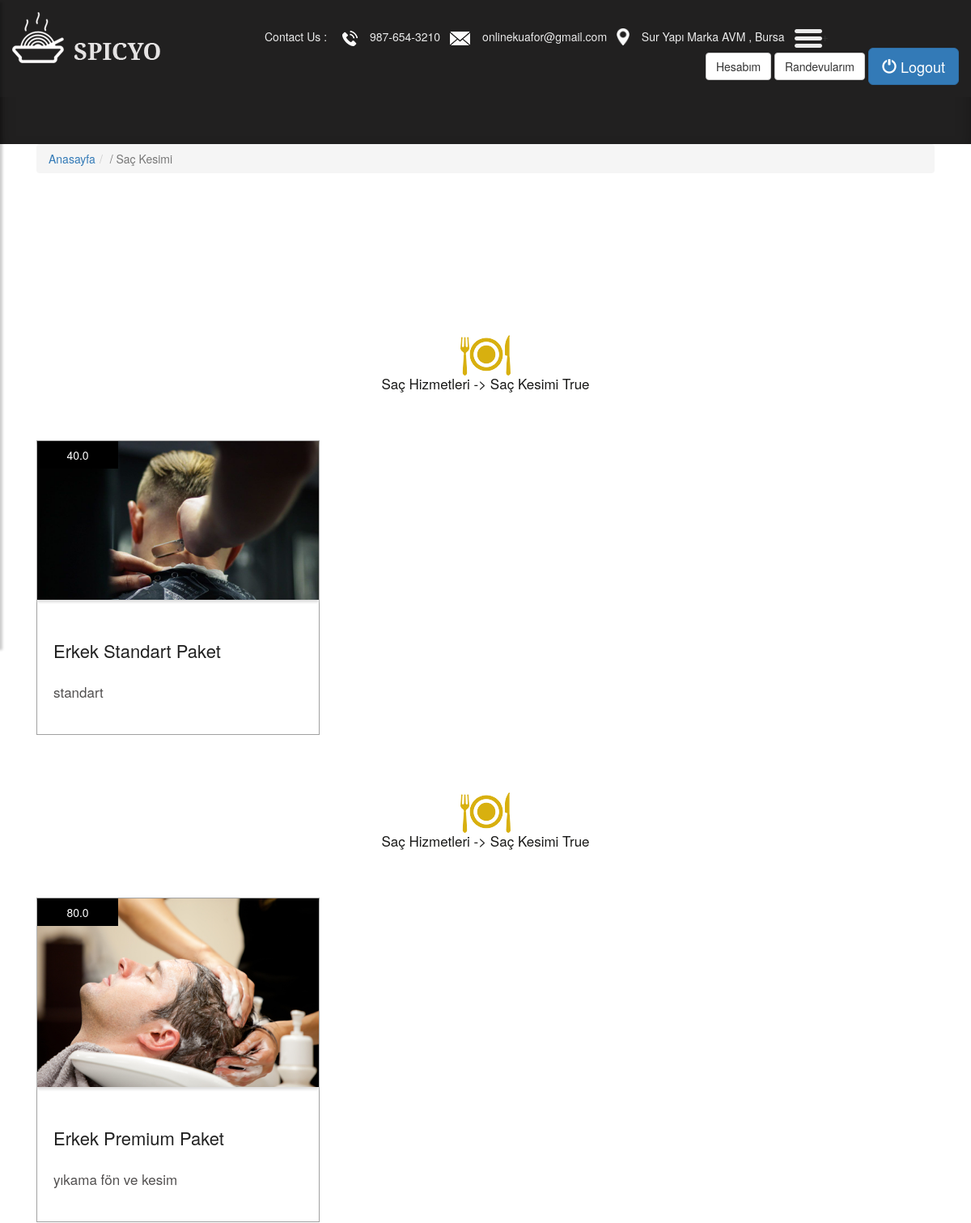
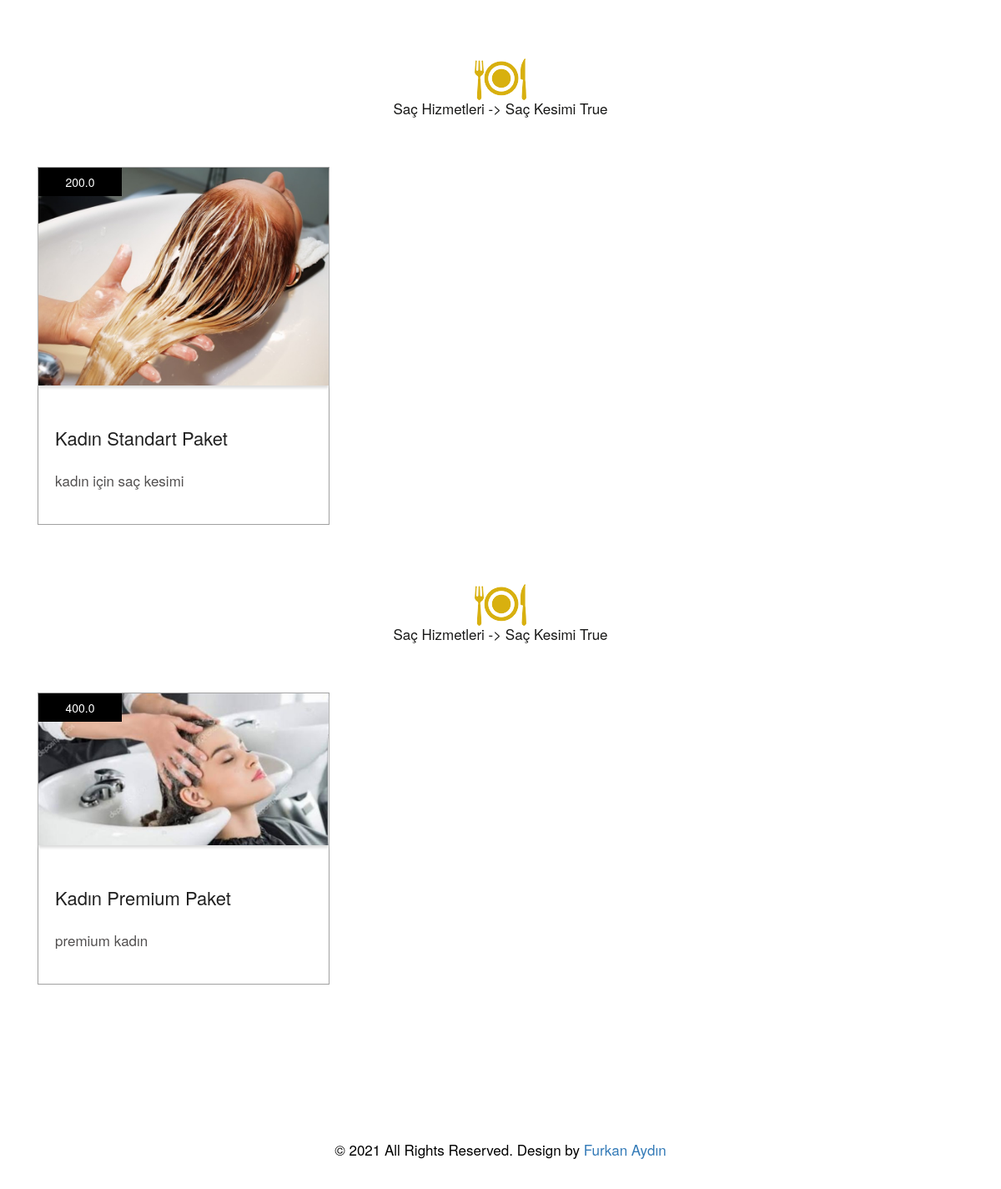
Screenshot of /category/13/sac-kesimi/ (signed in) with the database file from the repository (2 pictures, top to bottom).
### service/models.py (models this page shows, shortened)
class Category(MPTTModel):
    STATUS = (
        ('Male','Erkek'),
        ('Female', 'Kadın'),
        ('Both', 'İkiside'),
    )
    title = models.CharField(max_length=30)
    description = models.CharField(max_length=255)
    keywords = models.CharField(max_length=255)
    image = models.ImageField(blank=True, upload_to='images/')
    status = models.CharField(max_length=10, choices=STATUS)
    slug = models.SlugField()
    parent = TreeForeignKey('self',blank=True, null=True, related_name='children', on_delete=models.CASCADE)
    create_at = models.DateTimeField(auto_now_add=True)
    update_ate = models.DateTimeField(auto_now=True)
    class MPTTMeta:
        order_insertion_by = ['title']
    def __str__(self):
     full_path = [self.title]
     k = self.parent
     while k is not None:
        full_path.append(k.title)
        k = k.parent
     return ' -> '.join(full_path[::-1])
    def image_tag(self):
        return mark_safe('<img src="{}" height="50"/>'.format(self.image.url))
    image_tag.short_description = 'Image'

class Service(models.Model):
        STATUS = (
            ('New', 'New'),
            ('True', 'True'),
            ('False', 'False'),
        )
        category = models.ForeignKey(Category, on_delete=models.CASCADE)
        title = models.CharField(max_length=30)
        keyword = models.CharField(max_length=255)
        description = models.CharField(max_length=255)
        image = models.ImageField(blank=True, upload_to='images/')
        price = models.FloatField()
        status = models.CharField(max_length=10, choices=STATUS)
        slug = models.SlugField(blank=True,max_length=150)
        detail = RichTextUploadingField()
        create_at = models.DateTimeField(auto_now_add=True)
        update_at = models.DateTimeField(auto_now=True)

### home/views.py (the view)
# urls.py: path('category/<int:id>/<slug:slug>/', views.category_services, name='category_services'),
def category_services(request,id,slug):
    category = Category.objects.all()
    categorydata = Category.objects.get(pk=id)
    services = Service.objects.filter(category_id=id)
    context = {'services':services,
               'category': category,
               'categorydata' : categorydata
               }
    return render(request,'services.html',context)

### home/templates/services.html (shortened to what this page needs)
{% extends "homebase.html" %}
{% block slider %}
{% include "slider.html" %}
{% endblock %}
{% block content %}
    <div id="breadcrumb">
            <div class="container">
                <ul class="breadcrumb">
                    <li><a href="/">Anasayfa</a></li>
                    <li class="active">/ {{ categorydata.title }}</li>
                </ul>
            </div>
    </div>
    <div class="section">
            <div class="container">
                <div class="row">
<div class="blog">
  <div class="container">
    <div class="row">
     {% for rs in services %}
      <div class="col-md-12">
        <div class="title">
          <i><img src="images/title.png" alt="#"/></i>
          <span>{{ rs.category }} {{ rs.status }}</span>
        </div>
      </div>
    </div>
    <div class="row">
      <div class="col-xl-4 col-lg-4 col-md-4 col-sm-12 mar_bottom">
        <div class="blog_box">
          <div class="blog_img_box">
            <figure><img src="{{ rs.image.url }}" alt="#"/>
             <span>{{ rs.price }}</span>
            </figure>
          </div>
          <h3> <a href="/service/{{ rs.id }}/{{ rs.slug }}">{{ rs.title }}</h3></a>
          <p>{{ rs.description }}</p>
            <a href="/service/{{ rs.id }}/{{ rs.slug }}" class="main_bt_border" href="#">Rezerve Et</a>
        </div>
      </div>
                    {% endfor %}
                </div>
            </div>
    </div>
{% endblock %}

### home/static/css/style.css (style rules this page uses)
body { color: #666666; font-size: 14px; font-family: 'poppins', sans-serif; line-height: 1.80857; font-weight: normal; }
a { color: #1f1f1f; text-decoration: none !important; outline: none !important; -webkit-transition: all .3s ease-in-out; -moz-transition: all .3s ease-in-out; -ms-transition: all .3s ease-in-out; -o-transition: all .3s ease-in-out; transition: all .3s ease-in-out; }
h1, h2, h3, h4, h5, h6 { letter-spacing: 0; font-weight: normal; position: relative; padding: 0 0 10px 0; font-weight: normal; line-height: normal; color: #111111; margin: 0 }
h3 { font-size: 18px }
*, *::after, *::before { -webkit-box-sizing: border-box; -moz-box-sizing: border-box; box-sizing: border-box; }
h1 a, h2 a, h3 a, h4 a, h5 a, h6 a { color: #212121; text-decoration: none!important; opacity: 1 }
ul, li, ol { margin: 0px; padding: 0px; list-style: none; }
p { margin: 0px; font-weight: 300; font-size: 15px; line-height: 24px; }
a { color: #222222; text-decoration: none; outline: none !important; }
a, .btn { text-decoration: none !important; outline: none !important; -webkit-transition: all .3s ease-in-out; -moz-transition: all .3s ease-in-out; -ms-transition: all .3s ease-in-out; -o-transition: all .3s ease-in-out; transition: all .3s ease-in-out; }
img { max-width: 100%; height: auto; }
.main_bt_border { color: #fff; font-size: 18px; font-weight: 300; min-width: 150px; border: solid #fff 1px; float: left; text-align: center; min-height: 50px; line-height: 50px; margin-top: 20px; }
* { box-sizing: border-box; }
.container { position: relative; }
.row:after { content: ""; display: table; clear: both; }
.active, .demo:hover { opacity: 1; }
.blog { padding-top: 180px; }
.title { text-align: center; padding-bottom: 60px; }
.title span { color: #191918; font-size: 17px; line-height: 20px; display: block; }
.blog .blog_box { border:#a1a1a1 solid 1px; background: #fff; }
.blog .blog_box .blog_img_box { background: #fff; box-shadow: #ddd 0px 3px 3px 0px; }
.blog .blog_box .blog_img_box figure { margin:0; position: relative; }
.blog_img_box figure img { width: 100%; }
.blog .blog_box .blog_img_box figure span { background: #000; top: 0; text-align: center; padding: 7px 10px; color: #fff; right: 0; left: 0; position: absolute; width: 100px; }
.blog .blog_box h3 { color: #373535; font-size: 22px; line-height: 25px; font-weight: 500; padding: 0px 20px; padding-top: 30px; padding-bottom: 15px; }
.blog .blog_box p { color: #525050; font-size: 17px; line-height: 28px; padding: 0px 20px; padding-bottom:28px; }
.active { color: white; }
body { font-family: "Poppins", sans-serif; height: 100vh; }
a { color: #92badd; display:inline-block; text-decoration: none; font-weight: 400; }
body { background: #F1F3FA; }
.profile strong,span,div { text-transform: initial; }

### rows the page displays
Category: title "Saç Kesimi"
Service: category "Saç Hizmetleri -> Saç Kesimi", status "True", image (picture), price "40.0", title "Erkek Standart Paket", description "standart"
Service: category "Saç Hizmetleri -> Saç Kesimi", status "True", image (picture), price "80.0", title "Erkek Premium Paket", description "yıkama fön ve kesim"
Service: category "Saç Hizmetleri -> Saç Kesimi", status "True", image (picture), price "200.0", title "Kadın Standart Paket", description "kadın için saç kesimi"
Service: category "Saç Hizmetleri -> Saç Kesimi", status "True", image (picture), price "400.0", title "Kadın Premium Paket", description "premium kadın"
